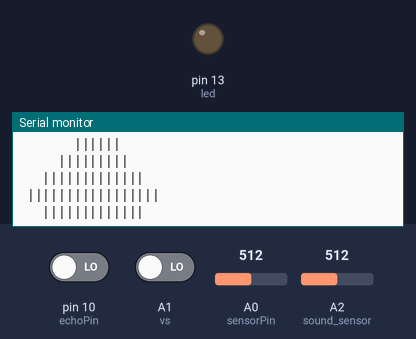
The sketch below on a simulated Arduino Uno, built with avr-gcc and run on an emulated ATmega328P. Shown: output pins drawn as LEDs (lit = HIGH), the last lines printed to the serial monitor. Inputs (shaded band) come from the test bench; at power-on: A0 (sensorPin) = 512, pin 10 (echoPin) LOW, A1 (vs) LOW, A2 (sound_sensor) = 512. Pins used as bus, display or sensor lines are not drawn.

Above: at 1.2 s.
1.3 s: A0 (sensorPin) set to 310
At 2.7 s:
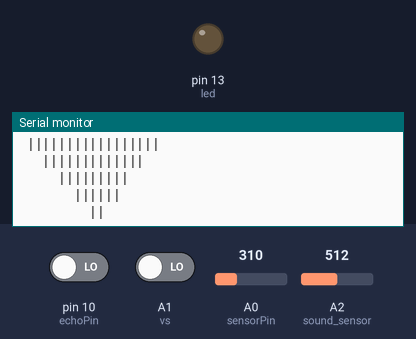
9.9 s: A0 (sensorPin) set to 282
At 13.4 s:
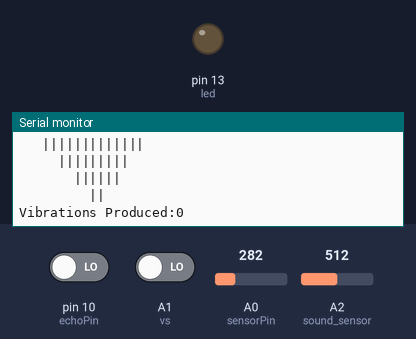

Measured:
- the behaviour switches between 301 and 300 on A0 (sensorPin) (found by bisection; images 1 and 2)

The sketch:

Navico.ino
```cpp
const int trigPin = 9;
const int echoPin = 10;
int sensorPin = A0;
int sensorThreshold = 300;
long duration;
int distance;
int sound_sensor = A2;
int led = 13;
int vs = A1;
void setup() {
pinMode(trigPin, OUTPUT);
pinMode(echoPin, INPUT);
pinMode(led, OUTPUT);
pinMode(vs, INPUT);
pinMode(sensorPin, INPUT);
Serial.begin(9600);
}

void loop()
{
  digitalWrite(trigPin, LOW);
  delayMicroseconds(300);
  digitalWrite(trigPin, HIGH);
  delayMicroseconds(10000);
  digitalWrite(trigPin, LOW);
  duration = pulseIn(echoPin, HIGH);
  distance= duration*0.034/2;
  Serial.print("Distance: ");
  Serial.println(distance);
   if (analogRead(sensorPin) > sensorThreshold) {
      Serial.println("Gas concentration too high!");
   } else {
      Serial.println("Gas concentration in control");
      delay(1000);
   }
  int soundValue = 0;
  for (int i = 0; i < 32; i++)
  { soundValue += analogRead(sound_sensor);  }
  soundValue >>= 5;
  Serial.print("Sound Produced:");
  Serial.println(soundValue);
  if (soundValue > 500) {
    Serial.println("         ||        ");
    Serial.println("       ||||||      ");
    Serial.println("     |||||||||     ");
    Serial.println("   |||||||||||||   ");
    Serial.println(" ||||||||||||||||| ");
    Serial.println("   |||||||||||||   ");
    Serial.println("     |||||||||     ");
    Serial.println("       ||||||      ");
    Serial.println("         ||        ");
  }
  delay(1000);
  long measurement =vibration();
  delay(1000);
  Serial.print("Vibrations Produced:");
  Serial.println(measurement);
  if (measurement > 50){
    digitalWrite(led, HIGH);
  }
  else{
    digitalWrite(led, LOW);
  }
}
long vibration(){
  long measurement=pulseIn (vs, HIGH);  //wait for the pin to get HIGH and returns measurement
  return measurement;
}
```
